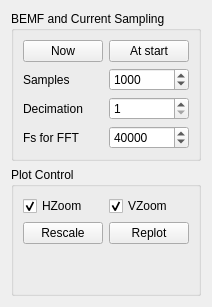
         <widget class="QWidget" name="tab_27">
          <attribute name="title">
           <string>Plot and Sample</string>
          </attribute>
          <layout class="QVBoxLayout" name="verticalLayout_38">
           <item>
            <widget class="QGroupBox" name="groupBox">
             <property name="title">
              <string>BEMF and Current Sampling</string>
             </property>
             <layout class="QVBoxLayout" name="verticalLayout">
              <item>
               <layout class="QGridLayout" name="gridLayout">
                <item row="1" column="0">
                 <widget class="QLabel" name="label">
                  <property name="text">
                   <string>Samples</string>
                  </property>
                 </widget>
                </item>
                <item row="2" column="0">
                 <widget class="QLabel" name="label_2">
                  <property name="text">
                   <string>Decimation</string>
                  </property>
                 </widget>
                </item>
                <item row="1" column="1">
                 <widget class="QSpinBox" name="sampleNumBox">
                  <property name="minimum">
                   <number>10</number>
                  </property>
                  <property name="maximum">
                   <number>2000</number>
                  </property>
                  <property name="singleStep">
                   <number>100</number>
                  </property>
                  <property name="value">
                   <number>1000</number>
                  </property>
                 </widget>
                </item>
                <item row="3" column="1">
                 <widget class="QSpinBox" name="sampleFreqBox">
                  <property name="minimum">
                   <number>1</number>
                  </property>
                  <property name="maximum">
                   <number>200000</number>
                  </property>
                  <property name="singleStep">
                   <number>1000</number>
                  </property>
                  <property name="value">
                   <number>40000</number>
                  </property>
                 </widget>
                </item>
                <item row="2" column="1">
                 <widget class="QSpinBox" name="sampleIntBox">
                  <property name="minimum">
                   <number>1</number>
                  </property>
                 </widget>
                </item>
                <item row="3" column="0">
                 <widget class="QLabel" name="label_5">
                  <property name="text">
                   <string>Fs for FFT</string>
                  </property>
                 </widget>
                </item>
                <item row="0" column="0">
                 <widget class="QPushButton" name="getDataButton">
                  <property name="text">
                   <string>Now</string>
                  </property>
                 </widget>
                </item>
                <item row="0" column="1">
                 <widget class="QPushButton" name="getDataStartButton">
                  <property name="text">
                   <string>At start</string>
                  </property>
                 </widget>
                </item>
               </layout>
              </item>
             </layout>
            </widget>
           </item>
           <item>
            <widget class="QGroupBox" name="groupBox_5">
             <property name="title">
              <string>Plot Control</string>
             </property>
             <layout class="QGridLayout" name="gridLayout_27">
              <item row="0" column="0">
               <widget class="QCheckBox" name="horizontalZoomBox">
                <property name="text">
                 <string>HZoom</string>
                </property>
                <property name="checkable">
                 <bool>true</bool>
                </property>
                <property name="checked">
                 <bool>true</bool>
                </property>
               </widget>
              </item>
              <item row="0" column="1">
               <widget class="QCheckBox" name="verticalZoomBox">
                <property name="text">
                 <string>VZoom</string>
                </property>
                <property name="checked">
                 <bool>true</bool>
                </property>
               </widget>
              </item>
              <item row="1" column="0">
               <widget class="QPushButton" name="rescaleButton">
                <property name="text">
                 <string>Rescale</string>
                </property>
               </widget>
              </item>
              <item row="1" column="1">
               <widget class="QPushButton" name="replotButton">
                <property name="text">
                 <string>Replot</string>
                </property>
               </widget>
              </item>
              <item row="2" column="1">
               <spacer name="verticalSpacer_19">
                <property name="orientation">
                 <enum>Qt::Vertical</enum>
                </property>
                <property name="sizeHint" stdset="0">
                 <size>
                  <width>20</width>
                  <height>40</height>
                 </size>
                </property>
               </spacer>
              </item>
             </layout>
            </widget>
           </item>
          </layout>
         </widget>
